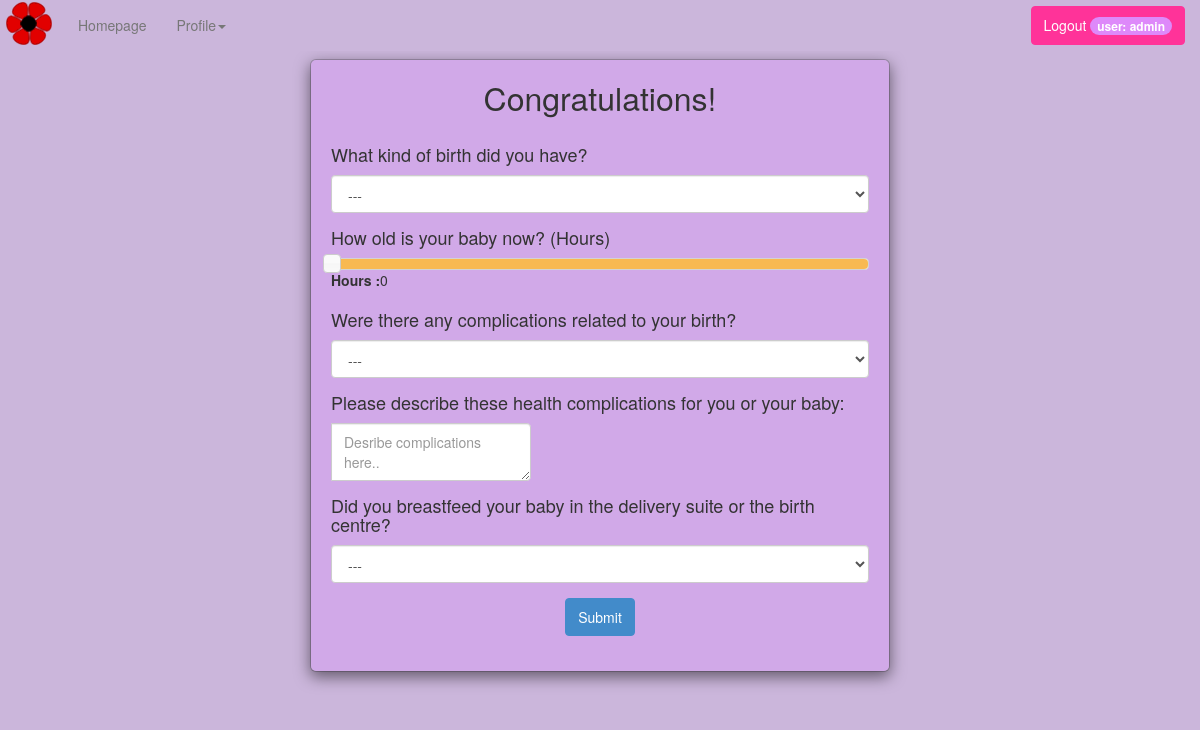
Page /introduction.php (signed in) on the committed database.
### tables this page shows
CREATE TABLE IF NOT EXISTS `question` (
  `question_id` int(11) NOT NULL AUTO_INCREMENT,
  `parent_question_id` int(11) NOT NULL,
  `text` varchar(255) NOT NULL,
  `question_order` varchar(11) NOT NULL,
  `type` enum('dropdownlist','checkbox','radio','text','textarea','slider') NOT NULL,
  `options` varchar(500) NOT NULL,
  `survey_id` int(11) NOT NULL,
  `dependant_question_order` varchar(11) NOT NULL,
  `dependant_value` varchar(255) NOT NULL,
  PRIMARY KEY (`question_id`),
  UNIQUE KEY `order` (`question_order`),
  KEY `survey_id` (`survey_id`)
);

### introduction.php (the view, shortened to what this page needs)
<?php
if (!$_SESSION["username"])
{
	header("Location: login.htm");
}
else
{
	require 'mysql-connection-open.php';
	?>
	<html>
		<head>
			<link rel="stylesheet" href="http://code.jquery.com/ui/1.11.4/themes/smoothness/jquery-ui.css">
			<link href="bootstrap/css/bootstrap.css" rel="stylesheet">
			<link href="includes/css/bootstrap-glyphicons.css" rel="stylesheet">
			<link href="includes/jquery-ui-1.11.4/jquery-ui.css" rel="stylesheet">
			<link href="includes/css/styles.css" rel="stylesheet">
		</head>
		<body class="bodyTheme">
	<?php
	$sql = "SELECT * FROM question";
	if ($result = mysqli_query($conn, $sql))
	{
			echo "<div class=\"container\" id=\"main\">"; ?>
			<div class="navbar navbar-fixed-top">
			<div class="container">
			<a class ="navbar-brand" href="homepage.php"><img src="images/Poppy.png" alt="Poppy"></a>
			<div class="nav-collapse collapse navbar-responsive-collapse">
				<ul class="nav navbar-nav">
					<li class="dropdown">
						<a href="homepage.php">Homepage</a>
					</li>
					<li class="dropdown" id="Help">
						<a href="#" class="dropdown-toggle" data-toggle="dropdown">Profile<strong class = "caret"></strong></a>
					</li>
				</ul>
				<?php
				if ($_SESSION['username'])
				{
				?>
					<form action="logout.php" class="navbar-form pull-right" method="post">
						<div class="col-md-4 text-center">
						<button class = "btn btn-poppy" type="submit" name="logout" value="Logout">Logout <span class="badge"> user: <?php echo $_SESSION['username']; ?></span></button>
						</div>
					</form>
				<?php
				}
				?>
			</div>
			</div>
		</div>
		<?php
			echo "<div class=\"modal-dialog\">";
			echo "<div class=\"modal-content form-content\">";
			echo "<div class=\"modal-body\">";?>
			<form class="form col-md-12 center-block alertSubmit" id = "firstForm" action ="<?php echo htmlspecialchars($_SERVER["PHP_SELF"]);?>" method="post" >
			<?php
			echo "<h2 class=\"text-center heading\">Congratulations!</h2>";
			$stage = "Hospital"; ?>
		      <?php
			while ($row = mysqli_fetch_assoc($result))
			{
				$questionId = $row["question_id"];
				$questionText = $row["text"];
				$questionType = $row["type"];
				$surveyId = $row["survey_id"];
				if($surveyId == 1)
				{
					if ( (strcmp($questionType, 'dropdownlist') == 0) )
					{
						echo "<div class= \"form-group\">";
						echo "<h4 class = 'questionHeading'>$questionText</h4>";
	  					echo "<select id='$questionId' name='$questionId' class='form-control' required>";
	  					echo "<option value=\"\">---</option>";
						echo "</select>";
						echo "</div>";
					}
					if (strcmp($questionType, 'slider') == 0)
					{
						echo "<div class= \"form-group\">";
						echo "<h4 class = 'questionHeading'>$questionText</h4>";
							echo 		"<div class='form-group'>";
							echo			"<div class='slider' id='slider'></div>";
							echo        		"<label for='slider' class='sliderLabel'></label>";
						echo			"<output for='slider' class='sliderOutput' value = '' id='sliderOut'></output>";
							echo		"</div>";
						echo	"</div>";
					}
					if (strcmp($questionType, 'textarea') == 0)
					{
						echo "<div class= \"form-group\">";
						echo 	"<h4 class = 'questionHeading'>$questionText</h4>";
	  					echo	"<div class='row'>";
	  					echo		"<div class='col-lg-6'>";
	    				echo			"<div class='input-group divText'>";
	      				echo				"<textarea type='text'  class='form-control textArea' placeholder='Desribe complications here..' row ='3'></textarea>";
	    				echo			"</div>";
	  					echo		"</div>";
	  					echo	"</div>";
						echo "</div>";
					}
				}
			}
		}
		echo "<div class=\"form-group\">";
		echo  "<div class=\"col-md-4 text-center\">";
		echo		"<input class='btn btn-primary submit' name='submit' value='Submit' type='submit' />";
		echo	"</div>";
		echo "</div>";
		echo "</form>";
		echo "</div>";
		echo "</div>";
		echo "</div>";
		echo "</div>";
	}
	?>
    </body>
</html>

### includes/css/styles.css (style rules this page uses)
.form-content { margin-top:5%; }
.bodyTheme { background-color: #CBB6DB; }
.container { background-color: #CBB6DB; }
.navbar { background-color: #CBB6DB; }
.modal-content { background-color: #D1A9E8; }
.badge { background-color: #DE89FA; }
.heading { margin-top: -50px; padding-bottom: 20px; }
.modal-body { margin-top: 50px; }
.input-group { width: 200px; }
.navbar-brand { padding: 2px 6px; }

### rows in the picture
question: text "What kind of birth did you have?", question_id "---"
question: text "How old is your baby now? (Hours)"
question: text "Were there any complications related to your birth?", question_id "---"
question: text "Please describe these health complications for you or your baby:"
question: text "Did you breastfeed your baby in the delivery suite or the birth centre?", question_id "---"

### other values in the picture
$_SESSION['username'] "admin"
